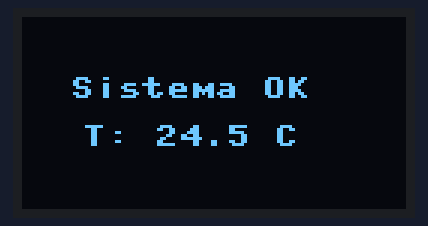
A program run on a simulated ESP32 board running MicroPython. Shown: 128×64 one-colour display. At 5.3 s the program stops and its outputs stay as they are.

Above: at 0.1 s.
At 2.88 s:
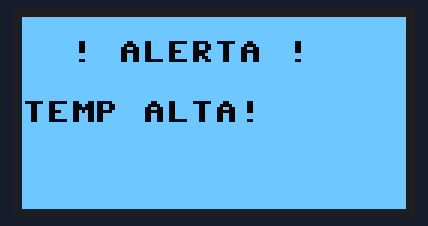
At 5.15 s:
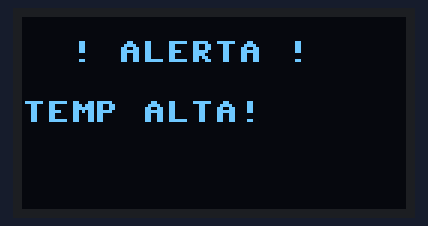

The program:

P3A_inversion.py
```python
from machine import I2C, Pin
import ssd1306
import time


# Inicialización I2C
i2c = I2C(
    0,
    scl=Pin(22),
    sda=Pin(21),
    freq=400000
)

# Inicialización OLED
oled = ssd1306.SSD1306_I2C(128, 64, i2c)


def mostrar_info():
    oled.fill(0)
    oled.text('Sistema OK', 16, 20, 1)
    oled.text('T: 24.5 C', 20, 36, 1)
    oled.show()


def alerta(mensaje, repeticiones=5):
    for _ in range(repeticiones):

        # Fondo blanco, texto negro
        oled.fill(1)
        oled.text('! ALERTA !', 16, 8, 0)
        oled.text(mensaje, 0, 28, 0)
        oled.show()
        time.sleep_ms(300)

        # Fondo negro, texto blanco
        oled.fill(0)
        oled.text('! ALERTA !', 16, 8, 1)
        oled.text(mensaje, 0, 28, 1)
        oled.show()
        time.sleep_ms(300)


# Secuencia de demostración
mostrar_info()
time.sleep(2)

alerta('TEMP ALTA!')

mostrar_info()
```
